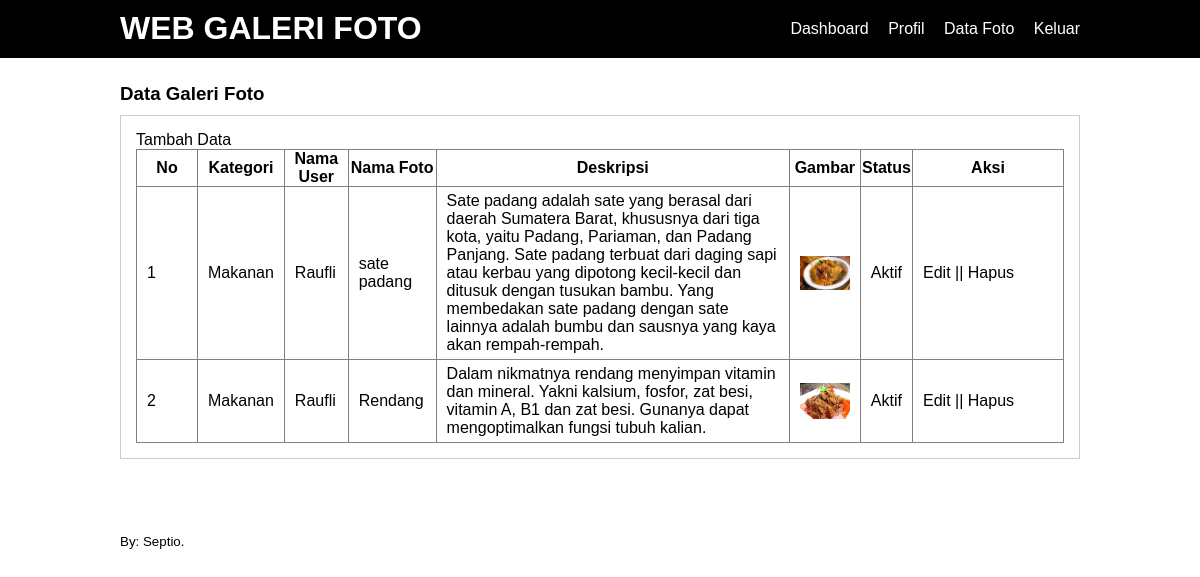
/data-image.php (signed in), run on the app's committed database.
### tables this page shows
CREATE TABLE `tb_image` (
  `image_id` int(11) NOT NULL,
  `category_id` int(11) NOT NULL,
  `category_name` varchar(100) NOT NULL,
  `admin_id` int(11) NOT NULL,
  `admin_name` varchar(100) NOT NULL,
  `image_name` varchar(100) NOT NULL,
  `image_description` text NOT NULL,
  `image` varchar(100) NOT NULL,
  `image_status` tinyint(1) NOT NULL,
  `date_created` timestamp NOT NULL DEFAULT current_timestamp() ON UPDATE current_timestamp()
);

### data-image.php (the view, shortened to what this page needs)
<?php
	include 'db.php';
?>
<!DOCTYPE html PUBLIC "-//W3C//DTD XHTML 1.0 Transitional//EN" "http://www.w3.org/TR/xhtml1/DTD/xhtml1-transitional.dtd">
<html xmlns="http://www.w3.org/1999/xhtml">
<head>
<link rel="stylesheet" type="text/css" href="css/style.css">
</head>
<body>
    <header>
        <div class="container">
        <h1><a href="dashboard.php">WEB GALERI FOTO</a></h1>
        <ul>
           <li><a href="dashboard.php">Dashboard</a></li>
           <li><a href="profil.php">Profil</a></li>
           <li><a href="data-image.php">Data Foto</a></li>
           <li><a href="Keluar.php">Keluar</a></li>
        </ul>
        </div>
    </header>
    <div class="section">
        <div class="container">
            <h3>Data Galeri Foto</h3>
            <div class="box">
                <p><a href="tambah-image.php">Tambah Data</a></p>
                <table border="1" cellspacing="0" class="table">
                    <thead>
                        <tr>
                           <th width="60px">No</th>
                           <th>Kategori</th>
                           <th>Nama User</th>
                           <th>Nama Foto</th>
                           <th>Deskripsi</th>
                           <th>Gambar</th>
                           <th>Status</th>
                           <th width="150px">Aksi</th>
                        </tr>
                    </thead>
                    <tbody>
                        <?php
						    $no = 1;
							$user = $_SESSION['a_global']->admin_id;
                            $foto = mysqli_query($conn, "SELECT * FROM tb_image WHERE admin_id = '$user' ");
							if(mysqli_num_rows($foto) >0 ){
							while($row = mysqli_fetch_array($foto)){
						?>
                        <tr>
                           <td><?php echo $no++ ?></td>
                           <td><?php echo $row['category_name'] ?></td>
                           <td><?php echo $row['admin_name'] ?></td>
                           <td><?php echo $row['image_name'] ?></td>
                           <td><?php echo $row['image_description']?></td>
                           <td><a href="foto/<?php echo $row['image']?>" target="_blank"><img src="foto/<?php echo $row['image']?>" width="50px"></a></td>
                           <td><?php echo ($row['image_status'] == 0)? 'Tidak Aktif':'Aktif'; ?></td>
                           <td>
                              <a href="edit-image.php?id=<?php echo $row['image_id'] ?>">Edit</a> ||
                              <a href="proses-hapus.php?idp=<?php echo $row['image_id'] ?>" onclick="return confirm('Yakin Ingin Hapus ?')">Hapus</a>
                           </td>
                        </tr>
                        <?php }}else{ ?>
                             <tr>
                                <td colspan="8">Tidak ada data</td>
                             </tr>
                        <?php } ?>
                    </tbody>
                </table>
            </div>
        </div>
    </div>
     <footer>
        <div class="container">
            <small>By: Septio.</small>
        </div>
    </footer>
</body>
</html>

### css/style.css (style rules this page uses)
* { padding:0; margin:0; font-family:'Quicksand', sans-serif; }
body { background-color:#ffffff; }
a { color: inherit; text-decoration:none; }
header { background-color: #000000; color: #fff; }
header h1 { float:left; padding:10px 0; }
header ul { float:right; }
header ul li { display:inline-block; }
header ul li a { padding:20px 0 20px 15px; display: inline-block; }
footer { padding:25px 0; }
.container { width: 80%; margin: 0 auto; }
.container:after { content:''; display: block; clear:both; }
.section { padding:25px 0; }
.box { background-color: #fff; border:1px solid #ccc; padding:15px; box-sizing: border-box; margin:10px 0 25px 0; }
.box:after { content: ''; display: block; clear: both; }
.table { width: 100%; border-collapse: collapse; }
.table tr { height: 30px; }
.table tr td { padding:5px 10px; }

### data on the page
tb_image: category_name "Makanan", admin_name "Raufli", image_name "sate padang", image_description "Sate padang adalah sate yang berasal dari daerah Sumatera Barat, khususnya dari tiga kota, yaitu Padang, Pariaman, dan Padang Panjang. Sate padang terbuat dari daging sapi atau kerbau yang dipotong kecil-kecil dan ditusuk dengan tusukan bambu. Yang membedakan sate padang dengan sate lainnya adalah bumbu dan sausnya yang kaya akan rempah-rempah.", image (picture), image_status "Aktif"
tb_image: category_name "Makanan", admin_name "Raufli", image_name "Rendang", image_description "Dalam nikmatnya rendang menyimpan vitamin dan mineral. Yakni kalsium, fosfor, zat besi, vitamin A, B1 dan zat besi. Gunanya dapat mengoptimalkan fungsi tubuh kalian.", image (picture), image_status "Aktif"
